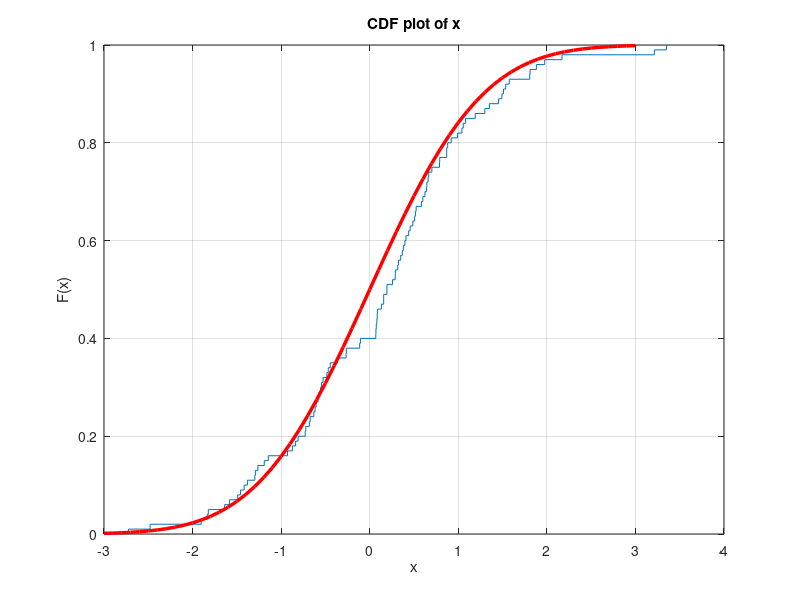

Write MATLAB code to recreate this figure. (Note: this script raises an error after producing the figure.)
% ---------------------------------------------------------------------
% Book:         MVA
% ---------------------------------------------------------------------
% Quantlet:     MVAedfnormal
% ---------------------------------------------------------------------
% Description:  MVAedfnormal simulates data from a standard normal #
%               distribution and plots its empirical distribution 
%               function (edf) vs. the normal cumulative distribution
%               function (cdf).
% ---------------------------------------------------------------------
% Usage:        MVAedfnormal
% ---------------------------------------------------------------------
% Inputs:       none
% ---------------------------------------------------------------------
% Output:       Simulates data from a standard normal distribution and 
%               plots its empirical distribution function (edf) vs. the 
%               normal cumulative distribution function (cdf).
% ---------------------------------------------------------------------
% Example:      
% ---------------------------------------------------------------------
% Author:       Wolfgang Haerdle, Vladimir Georgescu, Jorge Patron,
%               Song Song
% ---------------------------------------------------------------------


y = normrnd(0,1,100,1);
cdfplot(y)
hold on
x = -3:0.1:3;
f = normcdf(x,0,1);
plot(x,f,'r','LineWidth',2.5)
legend('Empirical','Theoretical','Location','NW')
title('EDF and CDF, n=100')
xlabel('X')
ylabel('EDF(X), CDF(X)')
hold off
